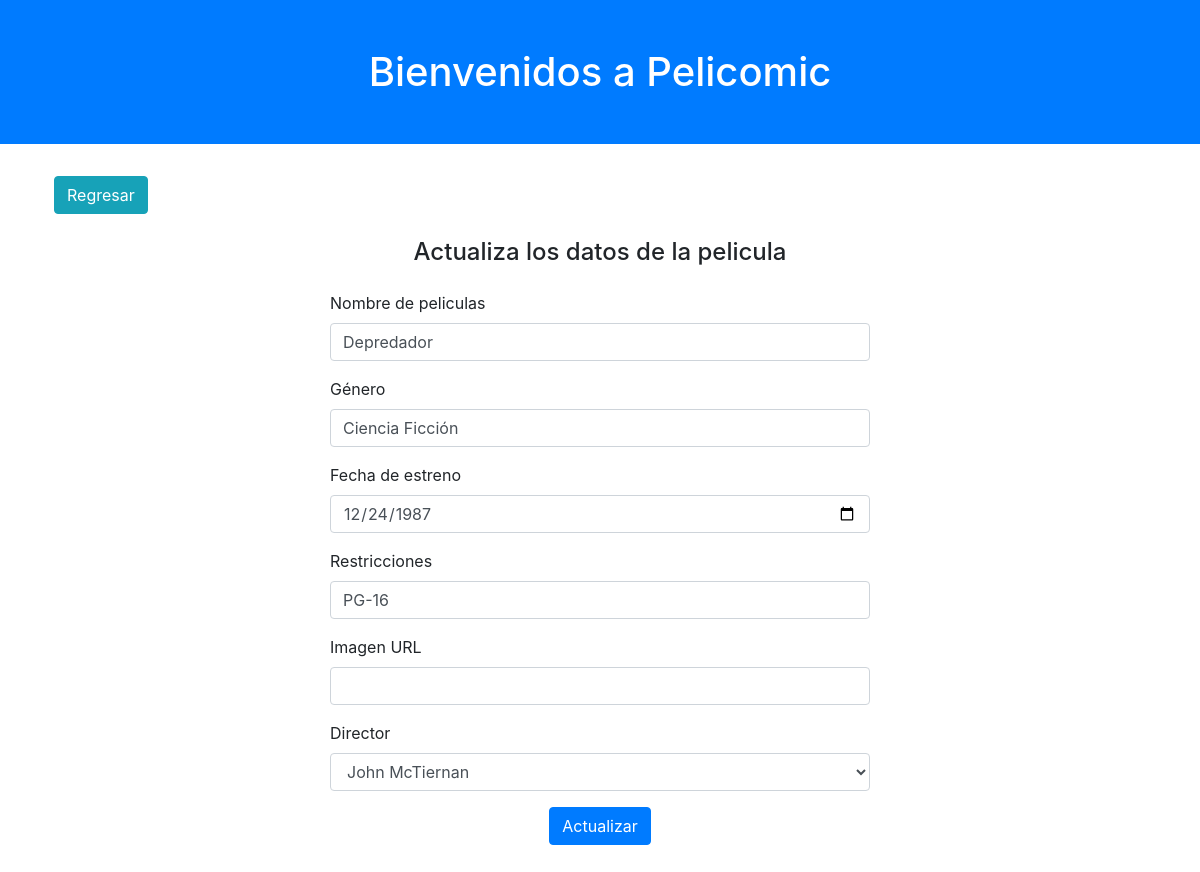
The page /update.php?id=6 on the database its author committed.
### tables this page shows
CREATE TABLE `peliculas` (
  `peli_id` int(10) UNSIGNED NOT NULL,
  `peli_nombre` varchar(255) NOT NULL,
  `peli_genero` varchar(100) NOT NULL,
  `peli_estreno` date NOT NULL,
  `peli_restricciones` varchar(10) DEFAULT NULL,
  `peli_dire_id` int(11) DEFAULT NULL,
  `peli_img` text DEFAULT NULL
);

### update.php (the view, shortened to what this page needs)
<?php
    include "conexion.php";
?>
<!DOCTYPE html>
<html lang="es">
<head>
    <link rel="stylesheet" href="https://cdnjs.cloudflare.com/ajax/libs/bootstrap/4.6.1/css/bootstrap.min.css">
</head>
<body>
    <h1 class="text-center pt-5 pb-5 bg-primary text-white">Bienvenidos a Pelicomic</h1>
    <section class="container">
        <div class="row p-4">
            <a href="./" class="btn btn-info">Regresar</a>
        </div>
        <div class="row justify-content-center">
            <h4 class="text-center col-12">
                Actualiza los datos de la pelicula
            </h4>
            <?php
                if(isset($_GET['id'])){
                    $peli_id = $_GET['id'];
                    $query = "SELECT * FROM peliculas WHERE peli_id = {$peli_id}";
                    $query_res = mysqli_query($conexion, $query);
                    $fila = mysqli_fetch_array($query_res);
                }
            ?>
            <form action="" method="post" class="col-md-6 mt-3 pb-5">
                <div class="form-group">
                    <label for="peli_nombre">Nombre de peliculas</label>
                    <input type="text" class="form-control" id="peli_nombre" name="peli_nombre" value="<?php echo $fila['peli_nombre']; ?>">
                </div>
                <div class="form-group">
                    <label for="peli_genero">Género</label>
                    <input type="text" class="form-control" id="peli_genero" name="peli_genero" value="<?php echo $fila['peli_genero']; ?>">
                </div>
                <div class="form-group">
                    <label for="peli_estreno">Fecha de estreno</label>
                    <input type="date" class="form-control" id="peli_estreno" name="peli_estreno" value="<?php echo $fila['peli_estreno']; ?>">
                </div>
                <div class="form-group">
                    <label for="peli_restricciones">Restricciones</label>
                    <input type="text" class="form-control" id="peli_restricciones" name="peli_restricciones" value="<?php echo $fila['peli_restricciones']; ?>">
                </div>
                <div class="form-group">
                    <label for="peli_img">Imagen URL</label>
                    <input type="text" class="form-control" id="peli_img" name="peli_img" value="<?php echo $fila['peli_img']; ?>">
                </div>
                <div class="form-group">
                    <label for="peli_dire_id">Director</label>
                    <select name="peli_dire_id" id="peli_dire_id" class="form-control">
                        <?php
                            $query_dire = "SELECT * FROM directores";
                            $query_res_dire = mysqli_query($conexion, $query_dire);
                            while($fila_dire = mysqli_fetch_array($query_res_dire)){
                                $dire_id = $fila_dire['dire_id'];
                                $director = $fila_dire['dire_nombres'] . " " . $fila_dire['dire_apellidos'];
                                if($dire_id == $fila['peli_dire_id']){
                                    ?>
                                    <option selected value="<?php echo $dire_id; ?>"><?php echo $director; ?></option>
                                <?php } else {
                                    ?>
                                    <option value="<?php echo $dire_id; ?>"><?php echo $director; ?></option>
                                <?php }
                            }
                        ?>
                    </select>
                </div>
                <div class="form-group text-center">
                    <input type="submit" class="btn btn-primary" name="guardar" value="Actualizar">
                </div>
            </form>
        </div>
    </section>
</body>
</html>

### rows shown on the page
peliculas: peli_nombre "Depredador", peli_genero "Ciencia Ficción", peli_estreno "12/24/1987", peli_restricciones "PG-16"

### other values the page prints
form field peli_dire_id "John McTiernan"
